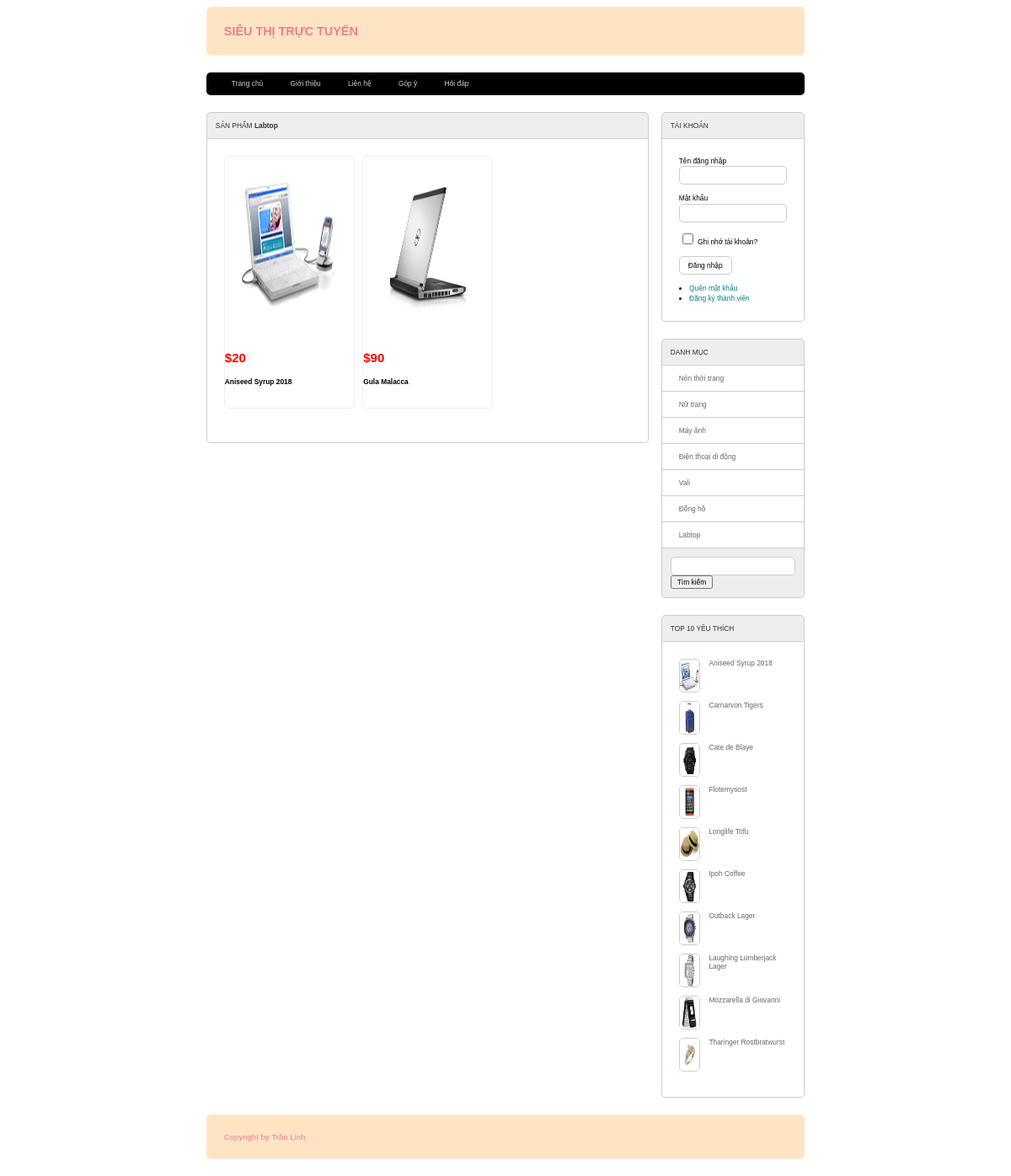
/web2041/index.php?act=sanpham&iddm=1, run on the app's committed database.
### tables this page shows
CREATE TABLE `loai` (
  `ma_loai` int(10) NOT NULL COMMENT 'Mã loại',
  `ten_loai` varchar(50) NOT NULL COMMENT 'Tên loại'
);

CREATE TABLE `san_pham` (
  `ma_sp` int(10) NOT NULL COMMENT 'Mã sản phẩm',
  `ten_sp` varchar(50) NOT NULL COMMENT 'Tên sản phẩm',
  `don_gia` float NOT NULL COMMENT 'Đơn giá',
  `giam_gia` float DEFAULT NULL COMMENT 'Mức giảm giá',
  `hinh` varchar(50) NOT NULL COMMENT 'Hình ảnh',
  `ngay_nhap` date NOT NULL COMMENT 'Ngày nhập ',
  `mo_ta` varchar(2000) NOT NULL COMMENT 'Mô tả sản phẩm',
  `dac_biet` bit(1) NOT NULL COMMENT 'Trạng thái đặc biệt',
  `so_luot_xem` int(11) NOT NULL DEFAULT 0 COMMENT 'số lượt xem',
  `ma_loai` int(10) NOT NULL COMMENT 'Mã loại'
);

### web2041/model/pdo.php (called while the page is built, shortened)
<?php
function pdo_get_connection(){
    $dburl = "mysql:host=localhost;dbname=xshop;charset=utf8";
    $username = 'root';
    $password = '';
    $conn = new PDO($dburl, $username, $password);
    $conn->setAttribute(PDO::ATTR_ERRMODE, PDO::ERRMODE_EXCEPTION);
    return $conn;
}
function pdo_query($sql){
    $sql_args = array_slice(func_get_args(), 1);
    try{
        $conn = pdo_get_connection();
        $stmt = $conn->prepare($sql);
        $stmt->execute($sql_args);
        $rows = $stmt->fetchAll();
        return $rows;
    }
    catch(PDOException $e){
        throw $e;
    }
    finally{
        unset($conn);
    }
}
function pdo_query_one($sql){
    $sql_args = array_slice(func_get_args(), 1);
    try{
        $conn = pdo_get_connection();
        $stmt = $conn->prepare($sql);
        $stmt->execute($sql_args);
        $row = $stmt->fetch(PDO::FETCH_ASSOC);
        return $row;
    }
    catch(PDOException $e){
        throw $e;
    }
    finally{
        unset($conn);
    }
}

### web2041/model/sanpham.php (called while the page is built, shortened)
<?php
function loadall_sanpham_home(){
    $sql="select * from san_pham where 1 order by ma_sp desc limit 0,9";
    $listsanpham=pdo_query($sql);
    return $listsanpham;
}
function loadall_sanpham_top10(){
    $sql="select * from san_pham where 1 order by so_luot_xem desc limit 0,10";
    $listsanpham=pdo_query($sql);
    return $listsanpham;
}
function loadall_sanpham($kyw,$iddm){
    $sql="select * from san_pham where 1";
    if($iddm>0){
        $sql.=" and ma_loai = '".$iddm."'";
    }
    $sql.=" order by ma_loai desc";
    $listsanpham=pdo_query($sql);
    return $listsanpham;
}
function load_ten_dm($iddm){
    if($iddm>0){
        $sql="select * from loai where ma_loai=".$iddm;
        $dm=pdo_query_one($sql);
        extract($dm);
        return $ten_loai;
    }else{
        return "";
    }
}
?>

### web2041/global.php (called while the page is built)
<?php
    $img_path="upload/"
?>

### web2041/model/danhmuc.php (called while the page is built, shortened)
<?php
function loadall_danhmuc(){
    $sql="select * from loai order by ma_loai desc";
    $listdanhmuc=pdo_query($sql);
    return $listdanhmuc;
}
?>

### web2041/view/boxright.php (the view)
<div class="row mb">
                    <div class="boxtitle">TÀI KHOẢN</div>
                    <div class="boxcontent formtaikhoan">
                        <?php
                            if(isset($_SESSION['user'])){
                                extract($_SESSION['user']);
                        ?>
                            <div class="row mb10">
                                Xin chào <br>
                                <?=$ho_ten?>
                            </div>
                            <div class="row mb10">
                                <li>
                                    <a href="index.php?act=quenmk">Quên mật khẩu</a>
                                </li>
                                <li>
                                    <a href="index.php?act=edit_taikhoan">Cập nhật tài khoản</a>
                                </li>
                                <?php if($vai_tro==1){?>
                                <li>
                                    <a href="admin/index.php?act=adddm">Đăng nhập Admin</a>
                                </li>
                                <?php }?>
                                <li>
                                    <a href="index.php?act=thoat">Thoát</a>
                                </li>
                            </div>
                        <?php
                            }else{
                        ?>
                        <form action="index.php?act=dangnhap" method="post">
                            <div class="row mb10">
                                Tên đăng nhập <br>
                                <input type="text" name="user">
                            </div>
                            <div class="row mb10">
                                Mật khẩu <br>
                                <input type="password" name="pass">
                            </div>
                            <div class="row mb10">
                                <input type="checkbox" name=""> Ghi nhớ tài khoản? <br>
                            </div>
                            <div class="row mb10">
                                <input type="submit" value="Đăng nhập" name="dangnhap">
                            </div>
                        </form>
                        <li>
                            <a href="index.php?act=quenmk">Quên mật khẩu</a>
                        </li>
                        <li>
                            <a href="index.php?act=dangky">Đăng ký thành viên</a>
                        </li>
                        <?php    }?>
                    </div>
                </div>
                <div class="row mb">
                    <div class="boxtitle">DANH MỤC</div>
                    <div class="boxcontent2 menudoc">
                        <ul>
                            <?php
                                foreach ($dsdm as $dm) {
                                    extract($dm);
                                    $linkdm="index.php?act=sanpham&iddm=".$ma_loai;
                                    echo '<li>
                                            <a href="'.$linkdm.'">'.$ten_loai.'</a>
                                        </li>';
                                }
                            ?>
                        </ul>
                    </div>
                    <div class="boxfooter searbox">
                        <form action="index.php?act=sanpham" method="post">
                            <input type="text" name="kyw">
                            <input type="submit" name="timkiem" value="Tìm kiếm">
                        </form>
                    </div>
                </div>
                <div class="row">
                    <div class="boxtitle">TOP 10 YÊU THÍCH</div>
                    <div class="row boxcontent">
                        <?php
                            foreach ($dstop10 as $sp) {
                                extract($sp);
                                $linksp="index.php?act=sanphamct&idsp=".$ma_sp;
                                $img=$img_path.$hinh;
                                echo '<div class="row mb10 top10">
                                <a href="'.$linksp.'"><img src="'.$img.'" alt=""></a>
                                        <a href="'.$linksp.'">'.$ten_sp.'</a>
                                    </div>';
                            }
                        ?>
                    </div>
                </div>

### web2041/view/sanpham.php (shortened to what this page needs)
<div class="row mb">
    <div class="boxtrai mr">
        <div class="row mb">
            <div class="boxtitle">SẢN PHẨM <strong><?=$tendm?></strong></div>
            <div class="row boxcontent">
                <?php
                    $i=0;
                    foreach ($dssp as $sp) {
                        extract($sp);
                        $linksp="index.php?act=sanphamct&idsp=".$ma_sp;
                        $ha=$img_path.$hinh;
                        if(($i==2)||($i==5)||($i==8)||($i==11)){
                            $mr="";
                        }else{
                            $mr="mr";
                        }
                        echo '<div class="boxsp '.$mr.'">
                                <div class="row img"><a href="'.$linksp.'"><img src="'.$ha.'" alt=""></a></div>
                                <p id="dongia">$'.$don_gia.'</p>
                                <h3 id="tensp"><a href="'.$linksp.'">'.$ten_sp.'</a></h3>
                            </div>';
                            $i+=1;
                    }
                ?>
            </div>
        </div>
    </div>
    <div class="boxphai">
        <?php include "boxright.php";?>
    </div>
</div>

### web2041/view/css/style.css (style rules this page uses)
* { box-sizing: border-box; font-family: sans-serif; font-size: 0.7vw; }
.row { float: left; width: 100%; }
.mb { margin-bottom: 20px; }
.mb10 { margin-bottom: 10px; }
.mr { margin-right: 2%; }
.boxphai { float: left; width: 24%; }
.boxtrai { float: left; width: 74%; }
.boxtitle { color: #333; padding: 10px; background-color: #eee; border-top-left-radius: 5px; border-top-right-radius: 5px; border: 1px #ccc solid; }
.boxcontent { border-left: 1px #ccc solid; border-right: 1px #ccc solid; border-bottom: 1px #ccc solid; border-bottom-left-radius: 5px; border-bottom-right-radius: 5px; min-height: 200px; padding: 20px; }
.boxcontent2 { border-left: 1px #ccc solid; border-right: 1px #ccc solid; background-color: #eee; }
.boxfooter { padding: 10px; background-color: #eee; border-bottom-left-radius: 5px; border-bottom-right-radius: 5px; border-left: 1px #ccc solid; border-right: 1px #ccc solid; border-bottom: 1px #ccc solid; }
.boxsp { float: left; width: 32%; min-height: 300px; border: 1px #eee solid; border-radius: 5px; margin-bottom: 20px; }
.boxsp .img { min-height: 230px; text-align: center; }
.img img { width: 100%; height: 200px; padding: 20px; }
.formtaikhoan { line-height: 150%; }
.formtaikhoan input[type="text"], .formtaikhoan input[type="password"], .formtaikhoan input[type="email"], .frmcontent input[type="text"] { width: 100%; border: 1px #ccc solid; padding: 5px 10px; border-radius: 5px; }
.formtaikhoan input[type="checkbox"] { border-radius: 5px; }
.formtaikhoan input[type="submit"], .frmcontent input[type="submit"], .frmcontent input[type="reset"], .formtaikhoan input[type="reset"], .frmcontent input[type="button"] { border-radius: 5px; padding: 5px 10px; background-color: white; border: 1px #ccc solid; }
.formtaikhoan li a { color: teal; text-decoration: none; }
.menudoc ul { margin: 0; padding: 0; list-style-type: none; }
.menudoc ul li { padding: 10px 20px; background-color: #fff; border-bottom: 1px #ccc solid; }
.menudoc ul li a { color: #666; text-decoration: none; }
.searbox input[type="text"] { width: 100%; padding: 5px 10px; background-color: #fff; border: 1px #ccc solid; border-radius: 5px; }
.top10 img { width: 20%; height: 40px; float: left; margin-right: 10px; border-radius: 5px; border: 1px #ccc solid; }
.top10 a { color: #666; text-decoration: none; }

### web2041/view/sanpham.php (style rules this page uses)
#dongia { font-weight: 700; font-size: 15px; color: red; }
#tensp a { text-decoration: none; color: black; }

### data on the page
loai: ten_loai "Labtop"
san_pham: hinh (picture), don_gia "20", ten_sp "Aniseed Syrup 2018"
san_pham: hinh (picture), don_gia "90", ten_sp "Gula Malacca"
loai: ten_loai "Nón thời trang"
loai: ten_loai "Nữ trang"
loai: ten_loai "Máy ảnh"
loai: ten_loai "Điện thoại di động"
loai: ten_loai "Vali"
loai: ten_loai "Đồng hồ"
san_pham: hinh (picture), ten_sp "Carnarvon Tigers"
san_pham: hinh (picture), ten_sp "Cate de Blaye"
san_pham: hinh (picture), ten_sp "Flotemysost"
san_pham: hinh (picture), ten_sp "Longlife Tofu"
san_pham: hinh (picture), ten_sp "Ipoh Coffee"
san_pham: hinh (picture), ten_sp "Outback Lager"
san_pham: hinh (picture), ten_sp "Laughing Lumberjack Lager"
san_pham: hinh (picture), ten_sp "Mozzarella di Giovanni"
san_pham: hinh (picture), ten_sp "Tharinger Rostbratwurst"
